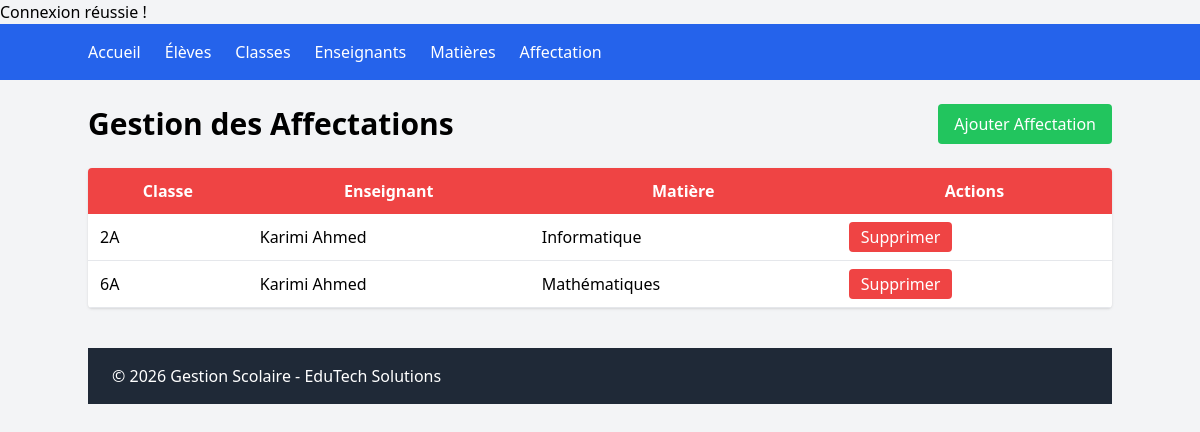
The app's page /affectation/index.php with its own data.
### tables this page shows
CREATE TABLE `affectation` (
  `id_classe` int(11) NOT NULL,
  `id_enseignant` int(11) NOT NULL,
  `id_matiere` int(11) NOT NULL
);

CREATE TABLE `classe` (
  `id_classe` int(11) NOT NULL,
  `nom_classe` varchar(50) NOT NULL,
  `niveau` varchar(50) NOT NULL
);

CREATE TABLE `enseignant` (
  `id_enseignant` int(11) NOT NULL,
  `nom` varchar(50) NOT NULL,
  `prenom` varchar(50) NOT NULL,
  `email` varchar(100) NOT NULL,
  `telephone` varchar(20) NOT NULL
);

CREATE TABLE `matiere` (
  `id_matiere` int(11) NOT NULL,
  `nom_matiere` varchar(50) NOT NULL
);

### affectation/index.php (the view)
<?php
include '../config/config.php';
include '../includes/header.php';
$affectations = $pdo->query("
SELECT
a.*,
e.nom,
e.prenom,
m.nom_matiere,
c.nom_classe
FROM affectation a
JOIN enseignant e ON a.id_enseignant = e.id_enseignant
JOIN matiere m ON a.id_matiere = m.id_matiere
JOIN classe c ON a.id_classe = c.id_classe
");
?>
<div class="max-w-7xl mx-auto">
<div class="flex justify-between items-center mb-6">
<h1 class="text-3xl font-bold">
Gestion des Affectations
</h1>
<a href="ajouter.php"
class="bg-green-500 text-white px-4 py-2 rounded">
Ajouter Affectation
</a>
</div>
<div class="bg-white shadow rounded overflow-hidden">
<table class="w-full">
<thead class="bg-red-500 text-white">
<tr>
<th class="p-3">Classe</th>
<th class="p-3">Enseignant</th>
<th class="p-3">Matière</th>
<th class="p-3">Actions</th>
</tr>
</thead>
<tbody>
<?php foreach($affectations as $a): ?>
<tr class="border-b hover:bg-gray-100">
<td class="p-3">
<?= $a['nom_classe'] ?>
</td>
<td class="p-3">
<?= $a['nom'] ?> <?= $a['prenom'] ?>
</td>
<td class="p-3">
<?= $a['nom_matiere'] ?>
</td>
<td class="p-3">
<a
href="supprimer.php?id_classe=<?= $a['id_classe'] ?>&id_enseignant=<?= $a['id_enseignant'] ?>&id_matiere=<?= $a['id_matiere'] ?>"
class="bg-red-500 text-white px-3 py-1 rounded"
onclick="return confirm('Supprimer cette affectation ?')"
>
Supprimer
</a>
</td>
</tr>
<?php endforeach; ?>
</tbody>
</table>
</div>
</div>
<?php include '../includes/footer.php'; ?>

### records on screen
affectation: id_classe.nom_classe "2A", id_enseignant.nom "Karimi", id_enseignant.prenom "Ahmed", id_matiere.nom_matiere "Informatique"
affectation: id_classe.nom_classe "6A", id_enseignant.nom "Karimi", id_enseignant.prenom "Ahmed", id_matiere.nom_matiere "Mathématiques"
